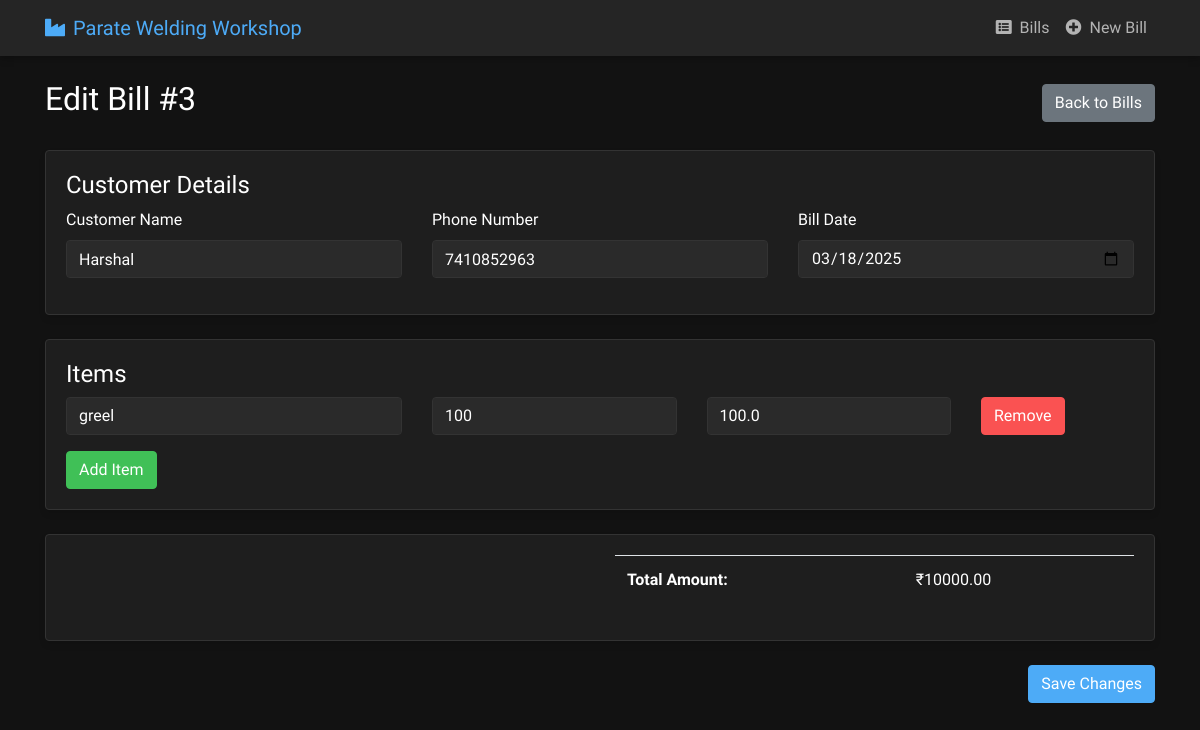
The app's page /edit_bill/3 with its own data.
### app.py (models this page shows)
class Bill(db.Model):
    id = db.Column(db.Integer, primary_key=True)
    customer_name = db.Column(db.String(100), nullable=False)
    phone_number = db.Column(db.String(10), nullable=False)
    bill_date = db.Column(db.DateTime, nullable=False, default=datetime.utcnow)
    total_amount = db.Column(db.Float, nullable=False)
    remaining_amount = db.Column(db.Float, nullable=False)
    items = db.relationship('BillItem', backref='bill', lazy=True)
    payments = db.relationship('Payment', backref='bill', lazy=True)

class BillItem(db.Model):
    id = db.Column(db.Integer, primary_key=True)
    bill_id = db.Column(db.Integer, db.ForeignKey('bill.id'), nullable=False)
    item_name = db.Column(db.String(100), nullable=False)
    quantity = db.Column(db.Integer, nullable=False)
    price = db.Column(db.Float, nullable=False)
    subtotal = db.Column(db.Float, nullable=False)

### app.py (the view, shortened to what this page needs)
@app.route('/edit_bill/<int:bill_id>', methods=['GET', 'POST'])
def edit_bill(bill_id):
    bill = Bill.query.get_or_404(bill_id)
    return render_template('edit_bill.html', bill=bill)

### templates/edit_bill.html (shortened to what this page needs)
{% extends "base.html" %}
{% block content %}
<div class="row">
    <div class="col-12">
        <div class="d-flex justify-content-between align-items-center mb-4">
            <h2>Edit Bill #{{ bill.id }}</h2>
            <a href="{{ url_for('index') }}" class="btn btn-secondary">Back to Bills</a>
        </div>
        <form method="POST">
            <div class="card mb-4">
                <div class="card-body">
                    <h4>Customer Details</h4>
                    <div class="row">
                        <div class="col-md-4">
                            <div class="form-group">
                                <label>Customer Name</label>
                                <input type="text" class="form-control" name="customer_name" value="{{ bill.customer_name }}" required>
                            </div>
                        </div>
                        <div class="col-md-4">
                            <div class="form-group">
                                <label>Phone Number</label>
                                <input type="tel" class="form-control" name="phone_number" value="{{ bill.phone_number }}" pattern="[0-9]{10}" required>
                            </div>
                        </div>
                        <div class="col-md-4">
                            <div class="form-group">
                                <label>Bill Date</label>
                                <input type="date" class="form-control" name="bill_date" value="{{ bill.bill_date.strftime('%Y-%m-%d') }}" required>
                            </div>
                        </div>
                    </div>
                </div>
            </div>
            <div class="card mb-4">
                <div class="card-body">
                    <h4>Items</h4>
                    <div id="items-container">
                        {% for item in bill.items %}
                        <div class="row item-row mb-3">
                            <div class="col-md-4">
                                <input type="text" class="form-control" name="item_name[]" value="{{ item.item_name }}" required>
                            </div>
                            <div class="col-md-3">
                                <input type="number" class="form-control quantity" name="quantity[]" value="{{ item.quantity }}" min="1" required>
                            </div>
                            <div class="col-md-3">
                                <input type="number" class="form-control price" name="price[]" value="{{ item.price }}" step="0.01" min="0" required>
                            </div>
                            <div class="col-md-2">
                                <button type="button" class="btn btn-danger remove-item">Remove</button>
                            </div>
                        </div>
                        {% endfor %}
                    </div>
                    <button type="button" class="btn btn-success" id="add-item">Add Item</button>
                </div>
            </div>
            <div class="card mb-4">
                <div class="card-body">
                    <div class="row">
                        <div class="col-md-6 offset-md-6">
                            <table class="table">
                                <tr>
                                    <th>Total Amount:</th>
                                    <td>₹<span id="total-amount">{{ "%.2f"|format(bill.total_amount) }}</span></td>
                                </tr>
                            </table>
                        </div>
                    </div>
                </div>
            </div>
            <div class="text-right">
                <button type="submit" class="btn btn-primary">Save Changes</button>
            </div>
        </form>
    </div>
</div>
{% endblock %}

### static/css/style.css (style rules this page uses)
:root { --bg-primary: #121212; --bg-secondary: #1e1e1e; --bg-elevated: #252525; --text-primary: #ffffff; --text-secondary: #b3b3b3; --accent-color: #4dabf7; --accent-hover: #339af0; --success-color: #40c057; --danger-color: #fa5252; --border-color: #333333; --input-bg: #2a2a2a; }
body { background-color: var(--bg-primary); color: var(--text-primary); font-family: 'Segoe UI', Arial, sans-serif; }
.card { background-color: var(--bg-secondary); border: 1px solid var(--border-color); box-shadow: 0 4px 6px rgba(0,0,0,0.1); }
.table { color: var(--text-primary); }
.form-control { background-color: var(--input-bg); border-color: var(--border-color); color: var(--text-primary); }
.btn-primary { background-color: var(--accent-color); border-color: var(--accent-color); }
.btn-success { background-color: var(--success-color); border-color: var(--success-color); }
.btn-danger { background-color: var(--danger-color); border-color: var(--danger-color); }

### records on screen
Bill: id "3", customer_name "Harshal", phone_number "7410852963", bill_date "03/18/2025", total_amount "10000.00"
BillItem: item_name "greel", quantity "100", price "100.0"
